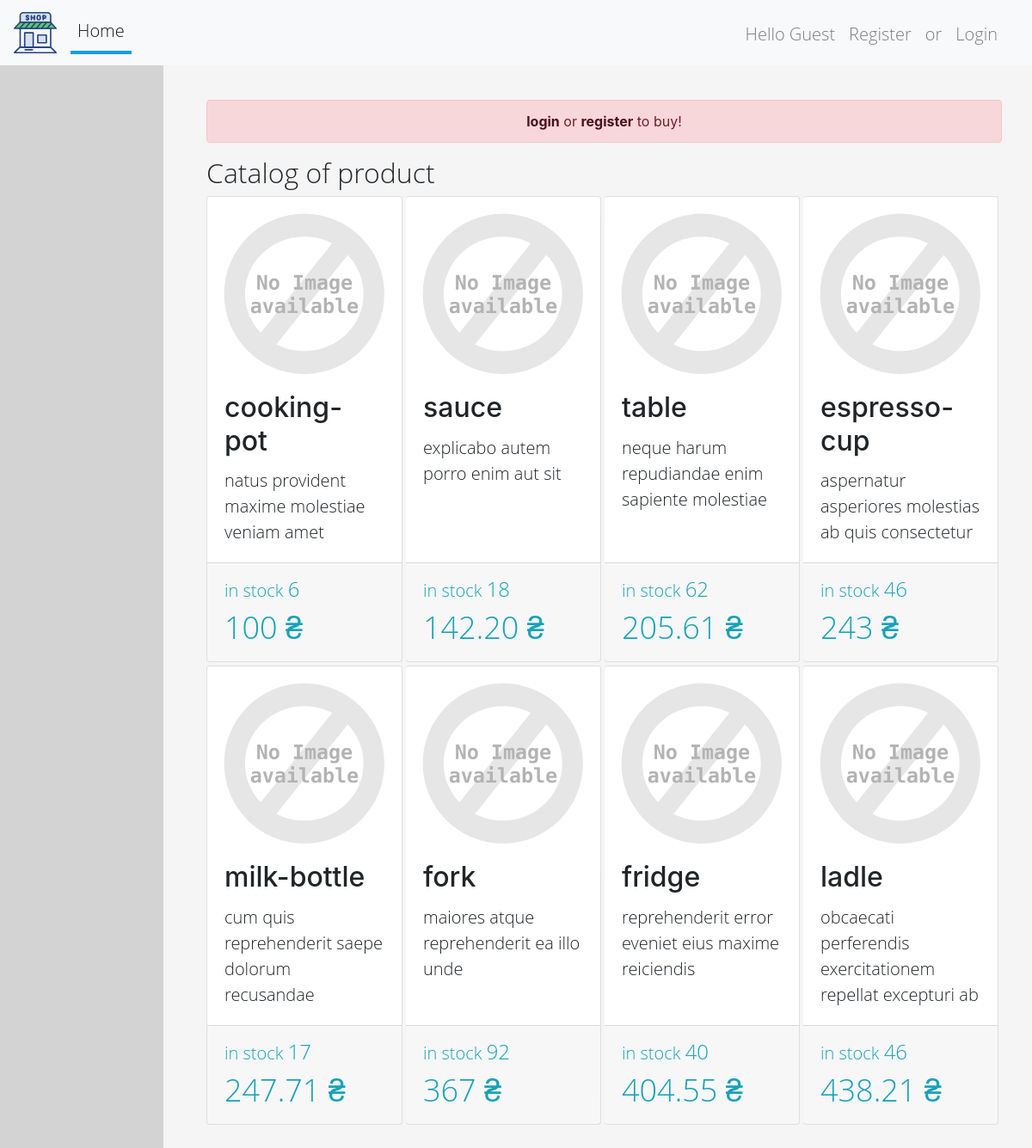
Before: / with the older database file.
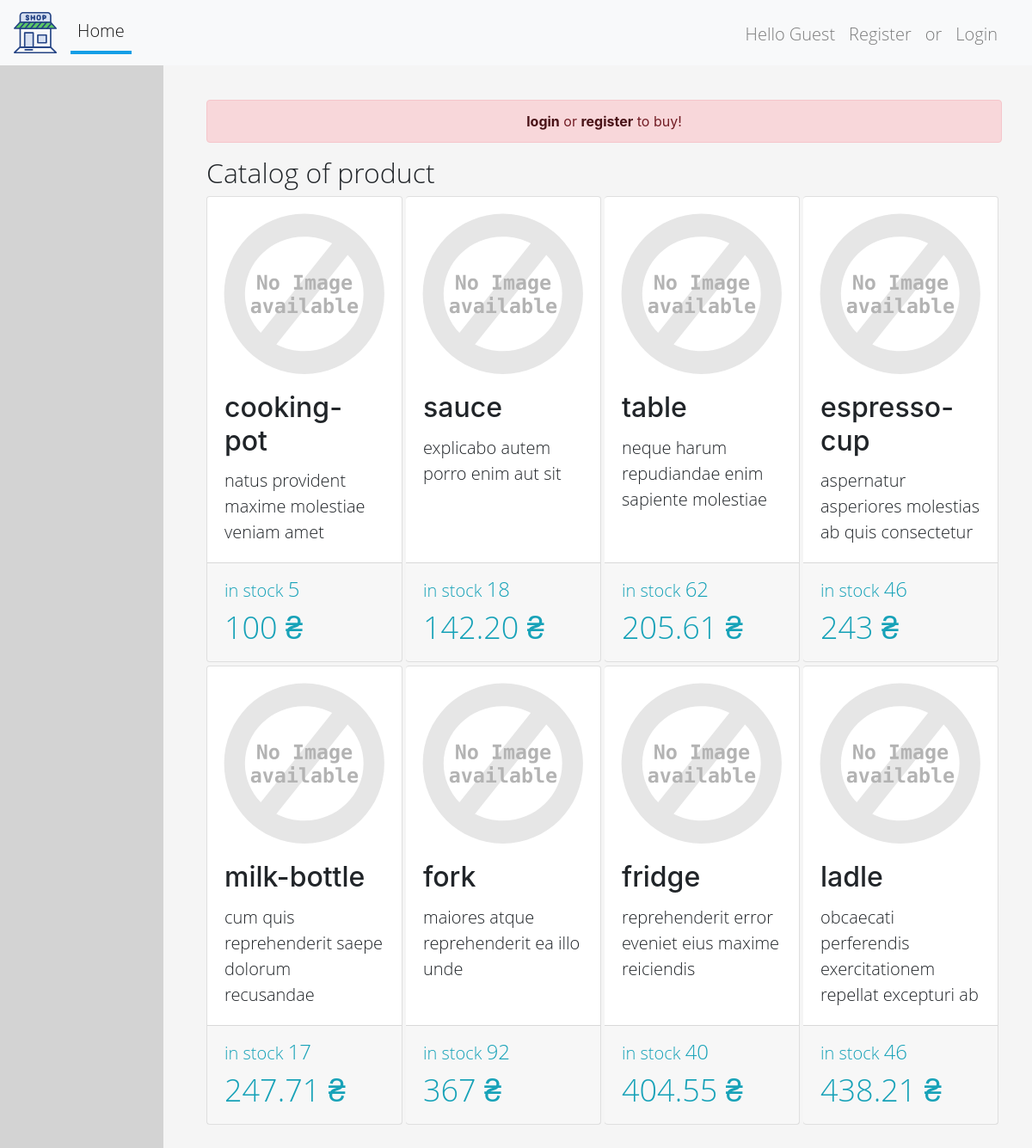
After: the same page with the newer database file.
### shop/models.py (models this page shows, shortened)
class Product(models.Model):
    name = models.CharField(max_length=50)
    description = models.CharField(max_length=256)
    price = models.DecimalField(
        decimal_places=2,
        max_digits=12,
        validators=[MinValueValidator(Decimal('0.00'))])
    photo = models.FileField(upload_to='shop/product_image/')
    count = models.PositiveIntegerField()

### shop/views.py (the view)
# urls.py: path('', ProductList.as_view(), name='index'),
class ProductList(ListView):
    template_name = 'shop/product/index.html'
    model = models.Product
    queryset = model.objects.all()
    context_object_name = 'products'
    paginate_by = 8
    ordering = 'price'
    def get_context_data(self, **kwargs):
        context = super().get_context_data(**kwargs)
        context.update({'purchase_create_form': forms.PurchaseCreateForm})  # button buy
        return context

### shop/templates/shop/product/index.html (shortened to what this page needs)
{% extends 'shop/page_item/base.html' %}
{% load staticfiles %}
{% block content %}
    <div class="col-md-10 col-sm-10 col-12 col box">
        {% if not user.is_authenticated %}
            <div class="alert alert-danger text-center" role="alert">
                <a href="{% url 'shop:user_login' %}" class="alert-link">login</a>
                or
                <a href="{% url 'shop:user_create' %}" class="alert-link">register</a>
                to buy!
            </div>
        {% endif %}
        <h2>Catalog of product</h2>
        <div class="card-group mx-0 px-0">
            {% for product in products %}
                {% include 'shop/product/card.html' %}
            {% empty %}
                <p>no product</p>
            {% endfor %}
        </div>
    </div>
{% endblock content %}

### shop/templates/shop/product/card.html (shortened to what this page needs)
{% load staticfiles %}
<div class="card rounded col-3 px-0 ml-0 mb-1 mr-1">
    <img class="card-img-top" src="{{ MEDIA_URL }}{{ product.photo }}" alt="image"
         onerror="if (this.src != 'static/images/alt.svg') this.src = '{% static "images/alt.svg" %}'"
    >
    <div class="card-body pt-0">
        <h5 class="card-title">{{ product.name }}</h5>
        <p class="card-text">{{ product.description }}</p>
    </div>
    <div class="card-footer pt-1" style="position: relative">
        <p class="text-info m-0 p-0 mt-2">in stock
            <span class="in-stock">{{ product.count }}</span></p>
        <p class="text-info m-0 p-0"><span class="cost">{{ product.price|floatformat:'-2' }} ₴</span></p>
    </div>
</div>

Changed rows visible on the page:
changed Product "cooking-pot": count "6" → "5"
